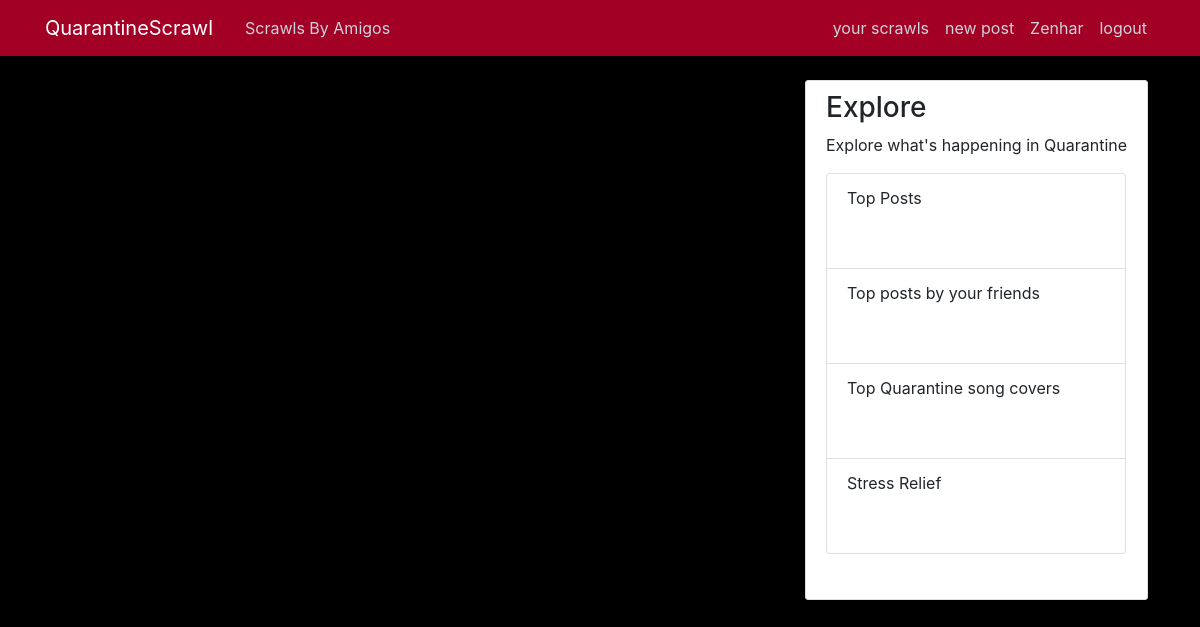
Before: /amigos/ (signed in) with the older database file.
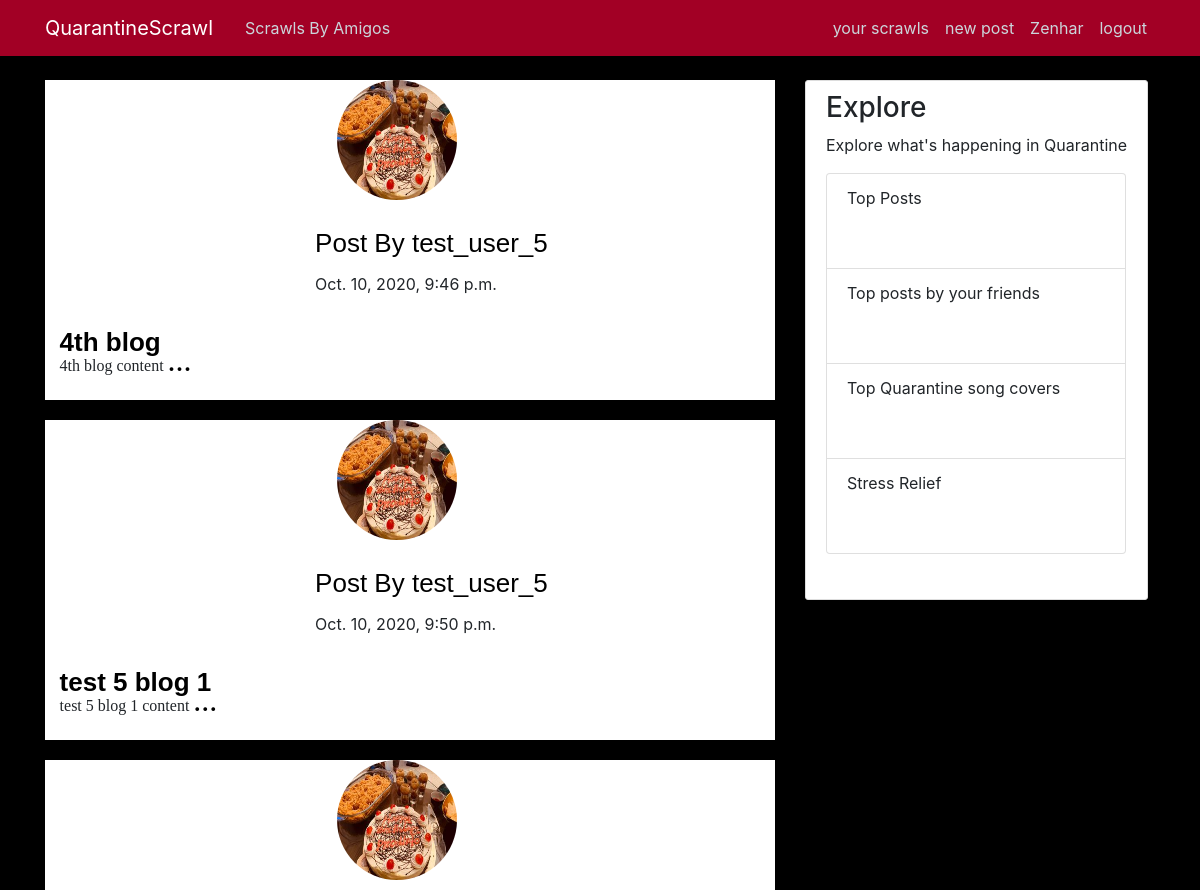
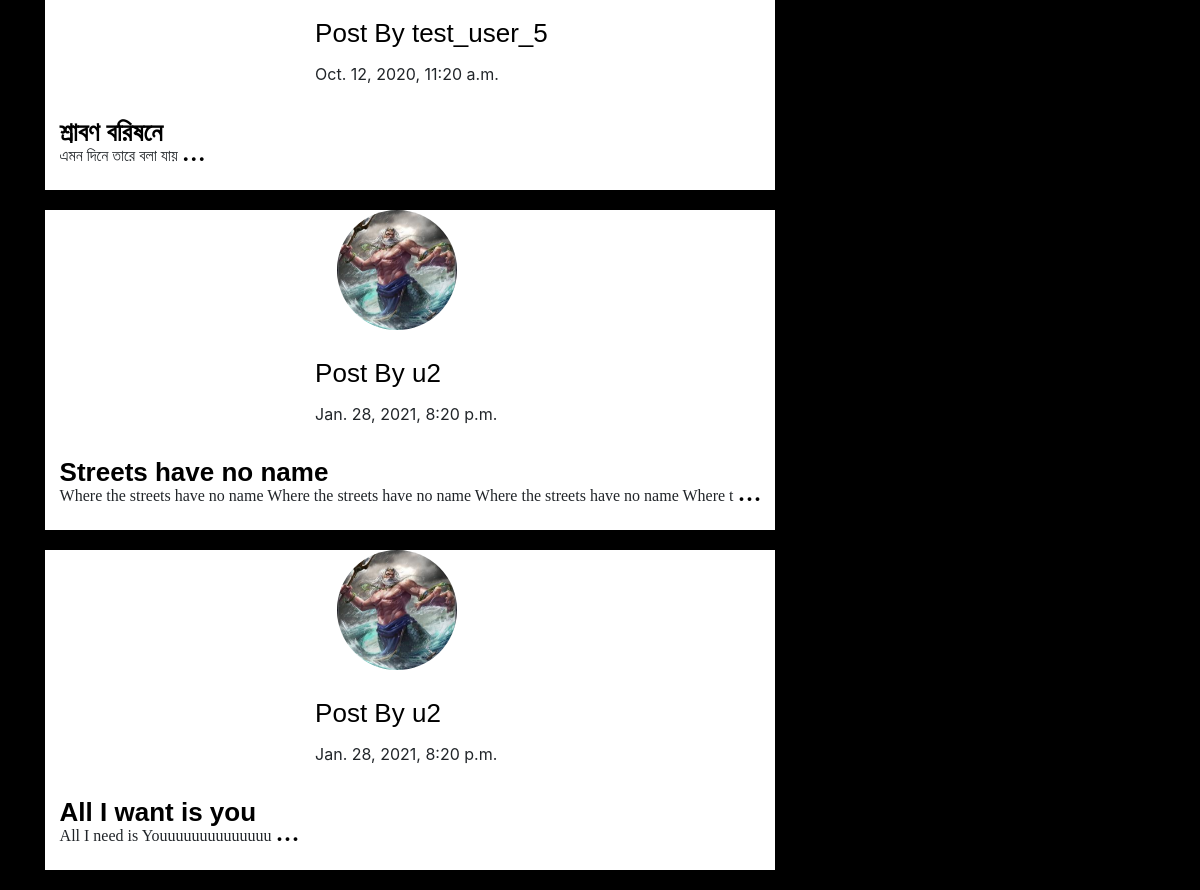
After: the same page with the newer database file (2 pictures, top to bottom).
### blog/models.py (models this page shows, shortened)
class Post(models.Model):
    title = models.CharField(max_length=100)
    content = models.TextField()
    date = models.DateTimeField(default=timezone.now)
    author = models.ForeignKey(User, on_delete=models.CASCADE)
    liked = models.ManyToManyField(
        User, related_name="unliked", default=None, blank=True
    )
    commented = models.ManyToManyField(
        User, related_name="uncommented", default=None, blank=True
    )

### users/models.py (models this page shows, shortened)
class Profile(models.Model):
    user = models.OneToOneField(User, on_delete=models.CASCADE)
    image = models.ImageField(default="poseidon.jpg", upload_to="profile_pics")
    follow = models.ManyToManyField(User, related_name="followers", blank=True)
    follower = models.ManyToManyField(User, related_name="follows", blank=True)

### blog/views.py (the view)
# urls.py: path("amigos/", TestAmigos.as_view(), name="test-amigos"),
class TestAmigos(LoginRequiredMixin, ListView):
    template_name = "blog/test3.html"
    context_object_name = "all_posts"
    def get_queryset(self):
        loggedInUser = Profile.objects.get(user=self.request.user)
        ex = Post.objects.exclude(author=loggedInUser.user)
        return ex.filter(author__in=loggedInUser.follow.all())

### blog/templates/blog/test3.html (shortened to what this page needs)
{% extends "blog/base.html" %}
{% load static %}
{% block bootstrapClass %}
<link rel="stylesheet" type="text/css" href="{% static 'blog/blog-css/home.css' %}">
 {% endblock %}
{% block content %}
<div class="row">
  <div class="col-8">
  {% for post in all_posts %}
  <div class="home-post-main-wrap">
    <div id="home-carousel" class="carousel home-carousel slide" data-ride="carousel">
      <div class="carousel-inner home-carousel-inner">
        <div class="carousel-item home-carousel-item active">
            <div class="home-image-wrap">
                <img  src="{{post.author.profile.image.url}}" alt="img">
            </div>
            <div class="post-author">
             <p> Post By <a class="post-author-link" href="{% url 'user-posts' post.author.username  %}"> {{post.author}}</a></p>
            </div>
            <div class="post-date">
              <p >{{post.date}}</p>
            </div>
            <div class="post-title">
              <p><a style="color: black;" href="{% url 'post-detail' post.id %}">{{post.title}}</a></p>
            </div>
            <div class="post-content">
              <p>{{post.content|slice:"0:100"}} <a class="post-content-link" href="{% url 'post-detail' post.id %}"> ...</a></p>
            </div>
        </div>
      </div>
    </div>
  </div>
  {% endfor %}
  </div>
  <div class="col-md-4">
    <div class="content-section">
      <h3>Explore </h3>
      <p class=''>Explore what's happening in Quarantine
        <ul class="list-group explore">
          <li class="list-group-item  ">Top Posts</li>
          <li class="list-group-item  ">Top posts by your friends</li>
          <li class="list-group-item  ">Top Quarantine song covers</li>
          <li class="list-group-item  ">Stress Relief</li>
        </ul>
      </p>
    </div>
  </div>
</div>
{% endblock content %}

Changed rows visible on the page:
now on this page (row unchanged): Post: author.profile.image (picture), author "test_user_5", date "Oct. 10, 2020, 9:46 p.m.", title "4th blog", content "4th blog content"
now on this page (row unchanged): Post: author.profile.image (picture), author "test_user_5", date "Oct. 10, 2020, 9:50 p.m.", title "test 5 blog 1", content "test 5 blog 1 content"
now on this page (row unchanged): Post: author.profile.image (picture), author "test_user_5", date "Oct. 12, 2020, 11:20 a.m.", title "শ্রাবণ বরিষনে", content "এমন দিনে তারে বলা যায়"
added Post: author.profile.image (picture), author "u2", date "Jan. 28, 2021, 8:20 p.m.", title "Streets have no name", content "Where the streets have no name Where the streets have no name Where the streets have no name Where t"
added Post: author.profile.image (picture), author "u2", date "Jan. 28, 2021, 8:20 p.m.", title "All I want is you", content "All I need is Youuuuuuuuuuuuuu"
